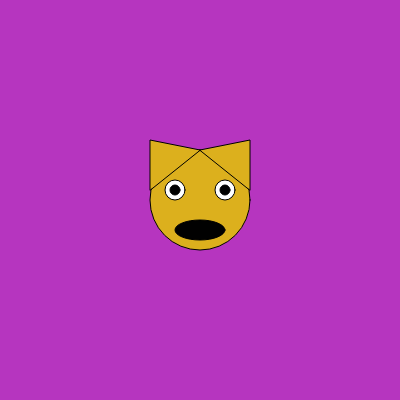
Frame 1 (no input)
Frame 60 (no input): identical to frame 1, image omitted
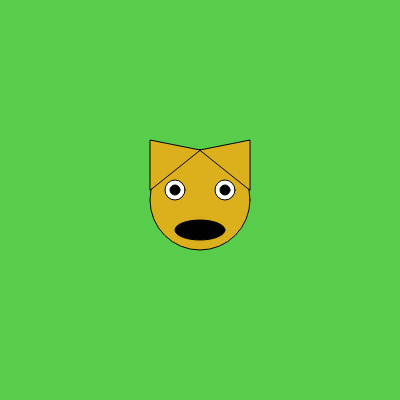
Frame 120 (the mouse pressed at the canvas centre since frame 60)

The p5.js sketch that drew these frames (run headless with seeded random() and noise() and a simulated clock; from frame 60 on, the mouse is pressed at the canvas centre):

// p5.js sketch
// ── sketch.js
let randX = 0;
let randY = 0;
let randColor;
function setup() {
  randColor = color(255,255,255)
  createCanvas(400, 400);


}

function draw() {
  background(randColor);
  

  
  
// info for cat's head and ears
fill(220, 176, 29)
ellipse(200,200,100,100,100)
triangle(150, 190, 150, 140, 200, 150);
triangle(250, 190, 250, 140, 200, 150);

//info for cat's mouth
fill(1);  
ellipse(200, 230, 50, 20);

//info for cats left/right eye
fill(255, 255, 255);  
ellipse(175, 190, 20, 20);
ellipse(225, 190, 20, 20);


//info for cats pupils

fill(1)  
ellipse(175 , 190, 10, 10);
ellipse(225, 190, 10, 10);
  
// Move the mouse across the page
// to change its value
} 
function mouseMoved(){
  randColor = color(random(255), random(255), random(255));
  

}
// ── page1a.html
<!DOCTYPE html>

<html>
    <head>
        <title>
            blizz
        </title>
        <link rel="stylesheet" type="text/css" href="style.css">
        <title>HTMLFont size</title>
        
        <style>
        p {text-align: center;}
        h1 {text-align: center;}
        
        
        </style>
    </head>


    <body>
        <h1>Music</h1>
        
        <a class="test" href="page2a.html"></a>
        <p>Welcome to Blizz's world.</p>
        
        
        
        
        
        
        <p>Here is my first live DJ set for my song "Don't Forget", enjoy the visual overlay! Soundcloud link below is below for HD audio.</p>
        
        
        <p><a href="https://soundcloud.com/lxxinsanexxl/dont-forget">visit https://soundcloud.com/lxxinsanexxl/dont-forget</a></p>
        
        <p>Please check out my soundcloud page as well, there are many other songs there!</p>
        
        <p><a href="https://soundcloud.com/lxxinsanexxl/tracks">Visit https://soundcloud.com/lxxinsanexxl/tracks</a></p>
        <div> <iframe width="1200" height="600" src="https://www.youtube.com/embed/6sWRD8RVH2c" frameborder="0" allowfullscreen></iframe></div>
       
        <p>
        
         <a href="page1b.html">Merch</a>
        <br>
        <a href="page1c.html">About me</a>
        <br>
        <a href="index.html">Home</a>
        
        
        </p>
        
    </body>
</html>                                                                                                                          
// ── page1b.html
<!DOCTYPE html>

<html>
    <head>
        <title>
            blizz
        </title>
        <link rel="stylesheet" type="text/css" href="style.css">
        <title>HTMLFont size</title>
        
        <style>
        p {text-align: center;}
        h1 {text-align: center;}
        
        
        </style>
    </head>


    <body>
        <h1>Merch</h1>
        
        <a class="test" href="page2a.html"></a>
        <p>Welcome to Blizz's world.</p>
        
        
        
       
        
       
        
       
        
        <p>MERCH COMING SOON!!!!!</p>
         <p>For the time being, enjoy my music!</p>
         <p><a href="https://soundcloud.com/lxxinsanexxl/tracks">Visit https://soundcloud.com/lxxinsanexxl/tracks</a></p>
        
         <p>  
        <a href="page1a.html">Music</a>
        <br>
        <a href="page1c.html">About me</a>
        <br>
        <a href="index.html">Home</a>
        </p>
        
    </body>
</html>                                                                                                                          
// ── page1c.html
<!DOCTYPE html>

<html>
    <head>
        <title>
            blizz
        </title>
        <link rel="stylesheet" type="text/css" href="style.css">
        <title>HTMLFont size</title>
        
        <style>
        p {text-align: center;}
        h1 {text-align: center;}
        
        
        </style>
    </head>


    <body>
        <h1>About me</h1>
        
        <a class="test" href="page2a.html"></a>
        <p>Welcome to Blizz's world.</p>

        
        <p>Chase Haynes, under the alias of "Blizz" is originally form San Diego, CA.  
           His music falls under EDM but then is placed within the Experimental Electronic, House, and Riddim sub genres.</p>
       
        
        <p>
        
        <a href="page1a.html">Music</a>
        <br>
        <a href="page1b.html">Merch</a>
        <br>
        <a href="index.html">Home</a>
        </p>
        
        
        
        
    </body>
</html>                                                                                                                          
// ── style.css
h1{
/*    you can use hex codes or named colors*/
    color : red;
    text-decoration: underline;
}

/*we can use ideas to styles to specific html prpopert*/
p{
 font-family :  monospace;
    font-size : 20px;
}

div {
  text-align:center;
  width:100%;
}
iframe{
  width: 1000px;
}
